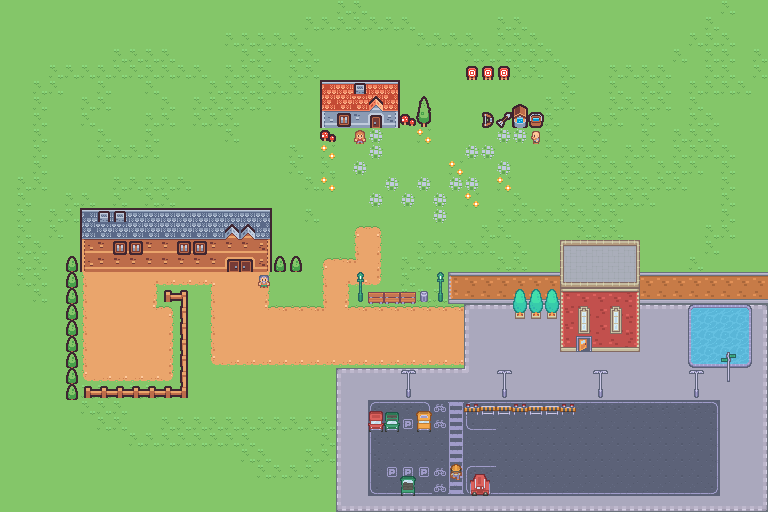

Rendered tile map (Tiled .tmx) drawn with the repository's tilesets; below, a short description and the map source with its tile grids summarised:
An orthogonal 48x32 tile map with 16x16 px tiles, 4 tile layers (Interaction, Floors, ShortObjects, TallObjects), 1 hidden layer not drawn, 7 tilesets.

<map version="1.10" tiledversion="1.10.2" orientation="orthogonal" renderorder="right-down" width="48" height="32" tilewidth="16" tileheight="16" infinite="0" nextlayerid="7" nextobjectid="1">
 <tileset firstgid="1" source="tilemap_packed2.tsx" />
 <tileset firstgid="133" source="blocked.tsx" />
 <tileset firstgid="134" source="study.tsx" />
 <tileset firstgid="135" source="eat.tsx" />
 <tileset firstgid="136" source="play.tsx" />
 <tileset firstgid="137" source="tilemap_packed1.tsx" />
 <tileset firstgid="623" source="sleep.tsx" />
 <layer id="3" name="Interaction" width="48" height="32">
  <data>[1536 cells, 28 non-empty, 4 distinct tile ids]</data>
 </layer>
 <layer id="6" name="Floors" width="48" height="32">
  <data>[1536 cells, 1536 non-empty, 41 distinct tile ids]</data>
 </layer>
 <layer id="1" name="ShortObjects" width="48" height="32">
  <data>[1536 cells, 129 non-empty, 61 distinct tile ids]</data>
 </layer>
 <layer id="4" name="TallObjects" width="48" height="32">
  <data>[1536 cells, 105 non-empty, 47 distinct tile ids]</data>
 </layer>
 <layer id="2" name="Collision" width="48" height="32" visible="0">
  <data>[1536 cells, 1536 non-empty, 2 distinct tile ids]</data>
 </layer>
</map>
